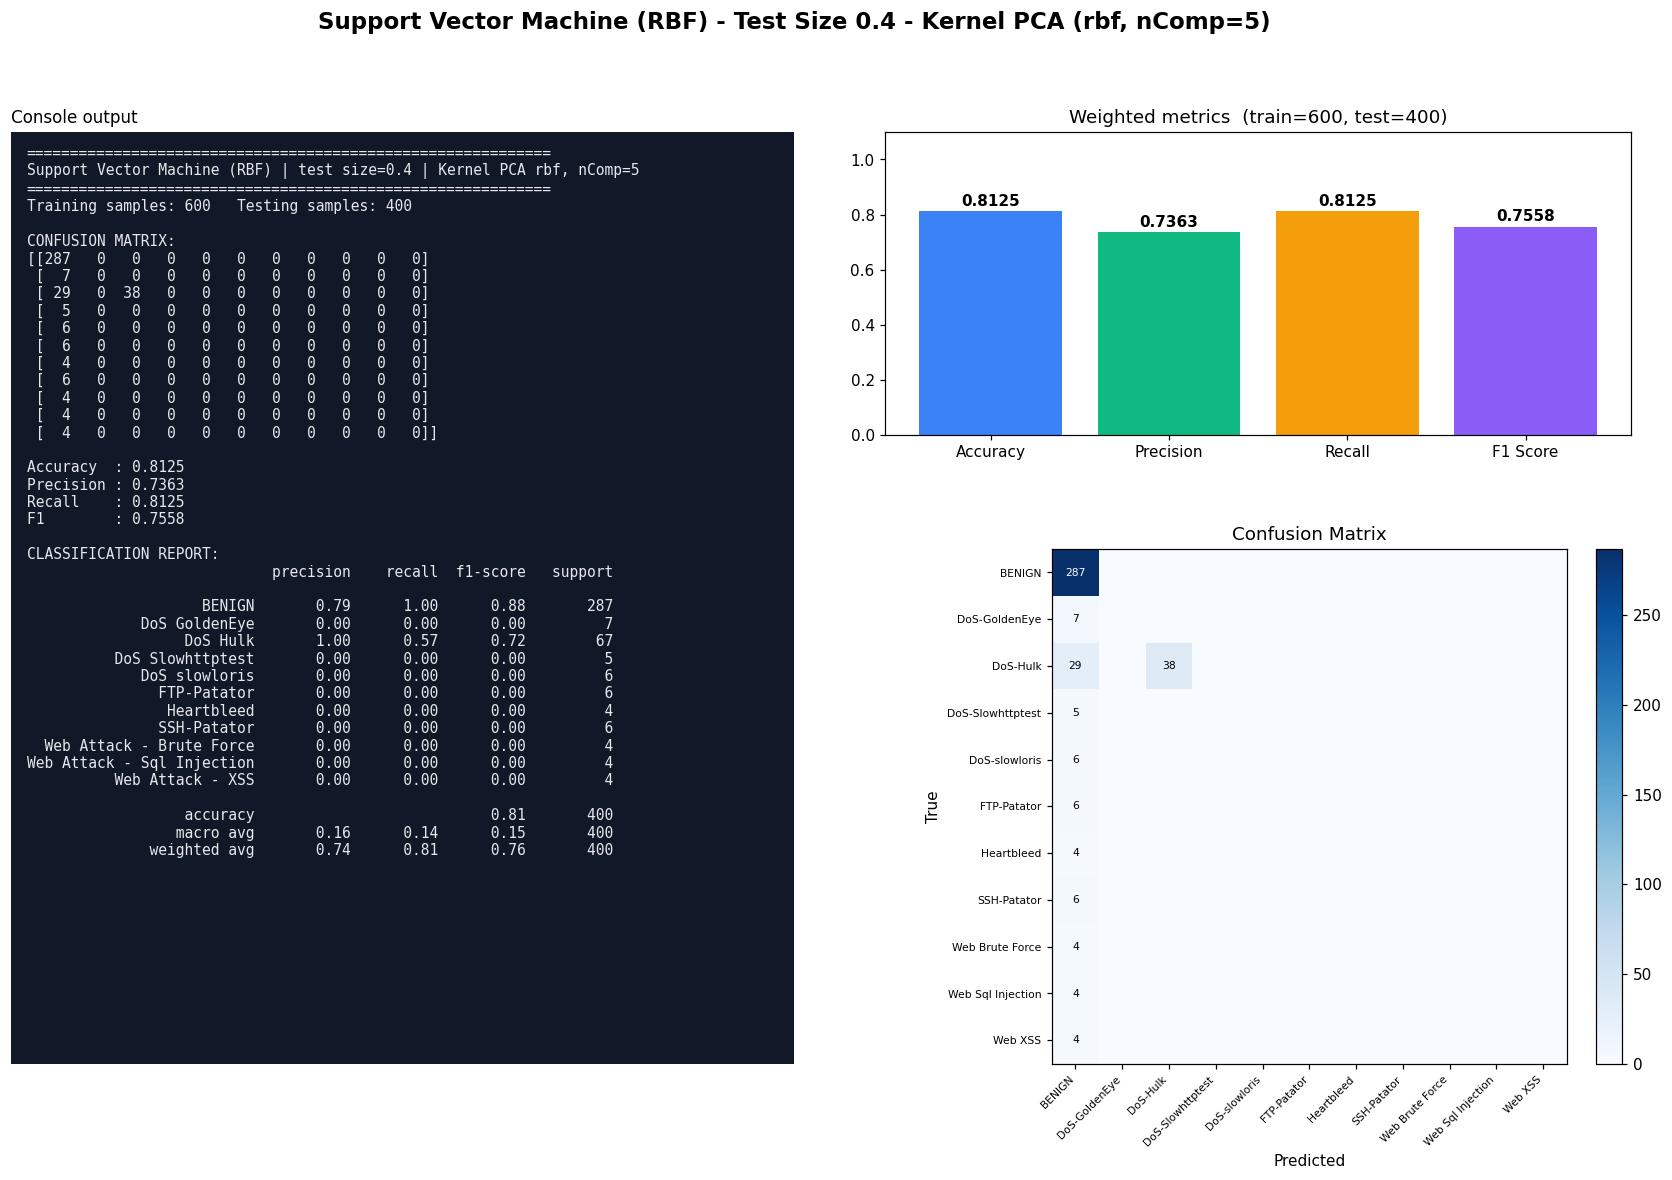

Python code for this plot:
#!/usr/bin/env python3
"""Support Vector Machine (RBF) | Test size 0.4 | Kernel PCA kernel=rbf, n_components=5
CIC-IDS2017 (Tue+Wed+Thu-morning) 1000-row stratified sample.
Run in any IDE (Spyder / VS Code / PyCharm / Jupyter): open the file and press Run, no arguments needed.
Saves next to this file: 'Test0.4_nComp5_SVM.jpg' - one image with the console output (confusion matrix, metrics, classification report) plus charts."""
import json, os
import numpy as np
import matplotlib.pyplot as plt
from sklearn.decomposition import KernelPCA
from sklearn.svm import SVC
from sklearn.metrics import (accuracy_score, classification_report, confusion_matrix,
                             f1_score, precision_score, recall_score)
from sklearn.model_selection import train_test_split
from sklearn.preprocessing import StandardScaler

TEST_SIZE, KERNEL, N_COMP, ALG, ALG_NAME = 0.4, "rbf", 5, "SVM", "Support Vector Machine (RBF)"
try:
    HERE = os.path.dirname(os.path.abspath(__file__))
except NameError:                      # Jupyter / interactive console
    HERE = os.getcwd()
def _find_root():                      # folder that contains data/sample.npz (works from any working directory)
    for p in (HERE, os.path.join(HERE, ".."), os.path.join(HERE, "..", ".."), os.getcwd()):
        if os.path.exists(os.path.join(p, "data", "sample.npz")):
            return os.path.abspath(p)
    raise FileNotFoundError("data/sample.npz not found - run prepare_data.py or keep the repo folder structure")
ROOT = _find_root()
tag = f"Test{TEST_SIZE}_nComp{N_COMP}_{ALG}"

# 1. LOAD cached, cleaned sample (see prepare_data.py)
d = np.load(os.path.join(ROOT, "data", "sample.npz"), allow_pickle=True)
X, y, class_names = d["X"], d["y"], [str(c).replace("�", "-") for c in d["classes"]]

# 2. SPLIT
X_train, X_test, y_train, y_test = train_test_split(
    X, y, test_size=TEST_SIZE, random_state=42, stratify=y)

# 3. SCALE (fit on train only)
scaler = StandardScaler()
X_train = scaler.fit_transform(X_train); X_test = scaler.transform(X_test)

# 4. DIMENSIONALITY REDUCTION: Kernel PCA (fit on train only; gamma = sklearn default 1/n_features)
kpca = KernelPCA(n_components=N_COMP, kernel=KERNEL, random_state=0)
X_train = kpca.fit_transform(X_train); X_test = kpca.transform(X_test)

# 5. CLASSIFIER
classifier = SVC(kernel="rbf", C=1.0, gamma="scale", random_state=0)
classifier.fit(X_train, y_train)
y_pred = classifier.predict(X_test)

# 6. METRICS
labels = np.arange(len(class_names))
cm = confusion_matrix(y_test, y_pred, labels=labels)
res = dict(test_size=TEST_SIZE, kernel=KERNEL, n_components=N_COMP, algorithm=ALG, model=ALG_NAME,
           n_train=int(len(y_train)), n_test=int(len(y_test)),
           accuracy=accuracy_score(y_test, y_pred),
           precision=precision_score(y_test, y_pred, average="weighted", zero_division=0),
           recall=recall_score(y_test, y_pred, average="weighted", zero_division=0),
           f1=f1_score(y_test, y_pred, average="weighted", zero_division=0))
report = classification_report(y_test, y_pred, labels=labels, target_names=class_names, zero_division=0)
lines = ["=" * 60, f"{ALG_NAME} | test size={TEST_SIZE} | Kernel PCA {KERNEL}, nComp={N_COMP}", "=" * 60,
         f"Training samples: {len(y_train)}   Testing samples: {len(y_test)}", "", "CONFUSION MATRIX:", np.array2string(cm), ""]
for k in ("accuracy", "precision", "recall", "f1"): lines.append(f"{k.capitalize():10s}: {res[k]:.4f}")
lines += ["", "CLASSIFICATION REPORT:", report]
console_output = "\n".join(lines); print(console_output)

# 7. VISUAL OUTPUT: console output + charts in ONE image (real results only)
short = [c.replace("Web Attack - ", "Web ").replace("DoS ", "DoS-") for c in class_names]
fig = plt.figure(figsize=(19, 11), dpi=110)
gs = fig.add_gridspec(2, 2, width_ratios=[1.05, 1], height_ratios=[1, 1.7], hspace=0.28, wspace=0.12)
fig.suptitle(f"{ALG_NAME} - Test Size {TEST_SIZE} - Kernel PCA ({KERNEL}, nComp={N_COMP})", fontsize=15, fontweight="bold")
axt = fig.add_subplot(gs[:, 0]); axt.set_facecolor("#111827"); axt.set_xticks([]); axt.set_yticks([])
for sp in axt.spines.values(): sp.set_visible(False)
axt.text(0.02, 0.985, console_output, family="monospace", fontsize=9.6, color="#e5e7eb", va="top", ha="left", transform=axt.transAxes)
axt.set_title("Console output", loc="left", fontsize=11)
ax0 = fig.add_subplot(gs[0, 1]); ax1 = fig.add_subplot(gs[1, 1])
names = ["Accuracy", "Precision", "Recall", "F1 Score"]; vals = [res["accuracy"], res["precision"], res["recall"], res["f1"]]
bars = ax0.bar(names, vals, color=["#3b82f6", "#10b981", "#f59e0b", "#8b5cf6"])
ax0.set_ylim(0, 1.1); ax0.set_title(f"Weighted metrics  (train={res['n_train']}, test={res['n_test']})")
for b in bars: ax0.text(b.get_x() + b.get_width() / 2, b.get_height() + .02, f"{b.get_height():.4f}", ha="center", fontweight="bold")
im = ax1.imshow(cm, cmap="Blues"); fig.colorbar(im, ax=ax1, fraction=.046, pad=.04)
ax1.set_xticks(labels); ax1.set_yticks(labels); ax1.set_xticklabels(short, rotation=45, ha="right", fontsize=7); ax1.set_yticklabels(short, fontsize=7)
ax1.set_xlabel("Predicted"); ax1.set_ylabel("True"); ax1.set_title("Confusion Matrix")
for a in labels:
    for b_ in labels:
        if cm[a, b_]: ax1.text(b_, a, cm[a, b_], ha="center", va="center", fontsize=7, color="white" if cm[a, b_] > cm.max() / 2 else "black")
plt.savefig(os.path.join(HERE, tag + ".jpg"), format="jpg", bbox_inches="tight")
if os.environ.get("ACN_NO_SHOW") != "1": plt.show()   # IDEs display the image; run_all.py disables this
plt.close()

os.makedirs(os.path.join(ROOT, "results", "json"), exist_ok=True)
with open(os.path.join(ROOT, "results", "json", tag + ".json"), "w") as f: json.dump(res, f)
